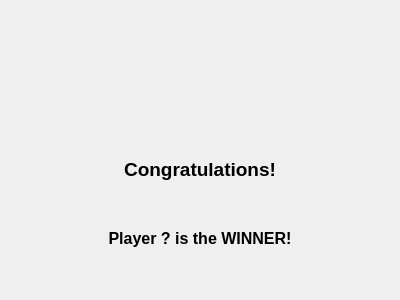
<?xml version="1.0" encoding="UTF-8"?>
<ui version="4.0">
 <class>WinScreenUi</class>
 <widget class="QWidget" name="WinScreenUi">
  <property name="geometry">
   <rect>
    <x>0</x>
    <y>0</y>
    <width>400</width>
    <height>300</height>
   </rect>
  </property>
  <property name="palette">
   <palette>
    <active>
     <colorrole role="Text">
      <brush brushstyle="SolidPattern">
       <color alpha="255">
        <red>0</red>
        <green>0</green>
        <blue>0</blue>
       </color>
      </brush>
     </colorrole>
    </active>
    <inactive>
     <colorrole role="Text">
      <brush brushstyle="SolidPattern">
       <color alpha="255">
        <red>0</red>
        <green>0</green>
        <blue>0</blue>
       </color>
      </brush>
     </colorrole>
    </inactive>
    <disabled>
     <colorrole role="Text">
      <brush brushstyle="SolidPattern">
       <color alpha="255">
        <red>161</red>
        <green>160</green>
        <blue>159</blue>
       </color>
      </brush>
     </colorrole>
    </disabled>
   </palette>
  </property>
  <property name="windowTitle">
   <string>Form</string>
  </property>
  <layout class="QVBoxLayout" name="verticalLayout">
   <item>
    <layout class="QHBoxLayout" name="horizontalLayout_2">
     <item>
      <spacer name="horizontalSpacer">
       <property name="orientation">
        <enum>Qt::Horizontal</enum>
       </property>
       <property name="sizeHint" stdset="0">
        <size>
         <width>40</width>
         <height>20</height>
        </size>
       </property>
      </spacer>
     </item>
     <item>
      <widget class="QLabel" name="imageLabel">
       <property name="minimumSize">
        <size>
         <width>150</width>
         <height>100</height>
        </size>
       </property>
       <property name="sizeIncrement">
        <size>
         <width>3</width>
         <height>2</height>
        </size>
       </property>
       <property name="text">
        <string/>
       </property>
       <property name="pixmap">
        <pixmap resource="Resources.qrc">:/images/gameTitle.png</pixmap>
       </property>
       <property name="scaledContents">
        <bool>true</bool>
       </property>
       <property name="alignment">
        <set>Qt::AlignCenter</set>
       </property>
      </widget>
     </item>
     <item>
      <spacer name="horizontalSpacer_2">
       <property name="orientation">
        <enum>Qt::Horizontal</enum>
       </property>
       <property name="sizeHint" stdset="0">
        <size>
         <width>40</width>
         <height>20</height>
        </size>
       </property>
      </spacer>
     </item>
    </layout>
   </item>
   <item>
    <spacer name="verticalSpacer">
     <property name="orientation">
      <enum>Qt::Vertical</enum>
     </property>
     <property name="sizeHint" stdset="0">
      <size>
       <width>20</width>
       <height>13</height>
      </size>
     </property>
    </spacer>
   </item>
   <item>
    <widget class="QLabel" name="congratsLabel">
     <property name="font">
      <font>
       <pointsize>14</pointsize>
       <weight>75</weight>
       <bold>true</bold>
      </font>
     </property>
     <property name="text">
      <string>&lt;font color='black'&gt;Congratulations!&lt;/font&gt;</string>
     </property>
     <property name="alignment">
      <set>Qt::AlignCenter</set>
     </property>
    </widget>
   </item>
   <item>
    <layout class="QHBoxLayout" name="horizontalLayout"/>
   </item>
   <item>
    <spacer name="verticalSpacer_2">
     <property name="orientation">
      <enum>Qt::Vertical</enum>
     </property>
     <property name="sizeHint" stdset="0">
      <size>
       <width>20</width>
       <height>13</height>
      </size>
     </property>
    </spacer>
   </item>
   <item>
    <widget class="QLabel" name="winnerLabel">
     <property name="font">
      <font>
       <pointsize>12</pointsize>
       <weight>75</weight>
       <bold>true</bold>
      </font>
     </property>
     <property name="text">
      <string>Player ? is the WINNER!</string>
     </property>
     <property name="alignment">
      <set>Qt::AlignCenter</set>
     </property>
    </widget>
   </item>
   <item>
    <spacer name="verticalSpacer_3">
     <property name="orientation">
      <enum>Qt::Vertical</enum>
     </property>
     <property name="sizeHint" stdset="0">
      <size>
       <width>20</width>
       <height>13</height>
      </size>
     </property>
    </spacer>
   </item>
  </layout>
 </widget>
 <resources>
  <include location="Resources.qrc"/>
 </resources>
 <connections/>
</ui>
